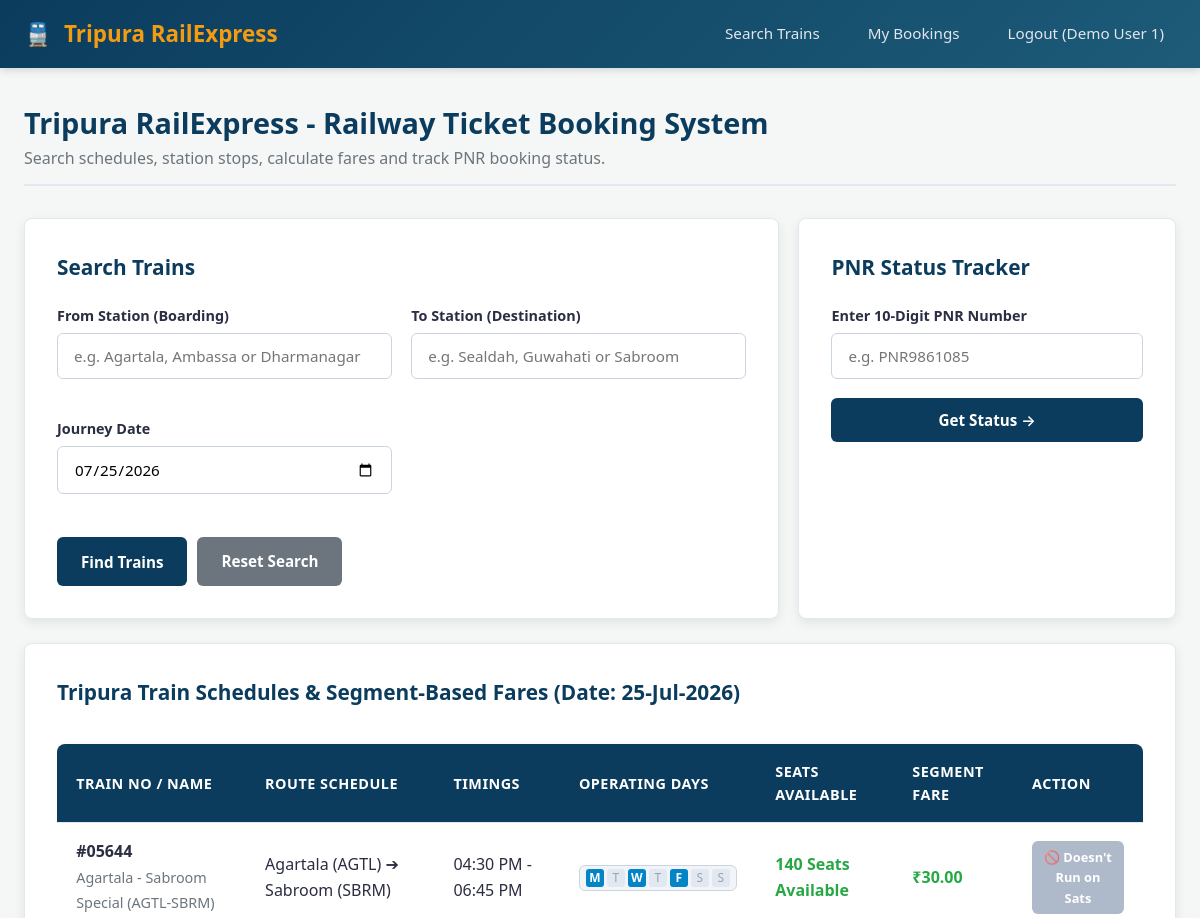
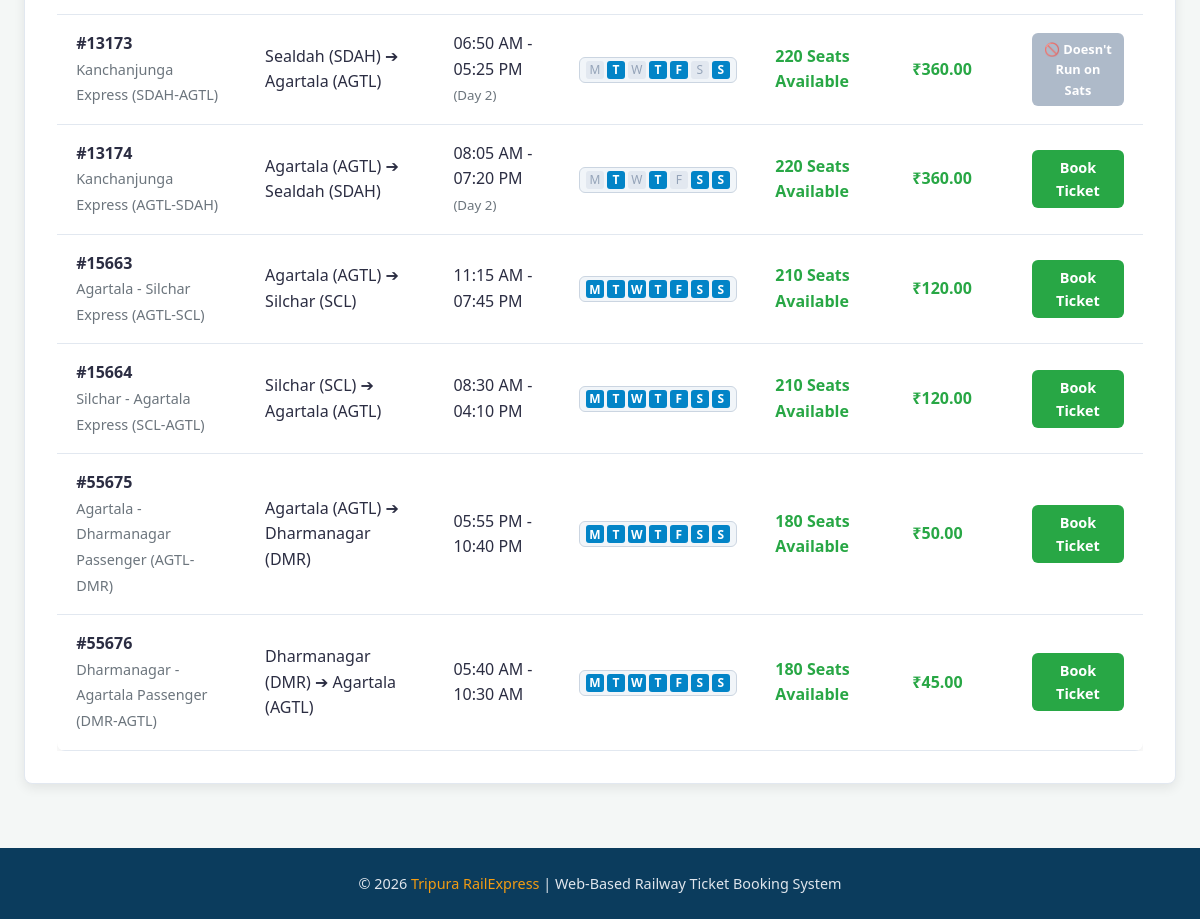
/ (signed in), run on the app's committed database (2 pictures, top to bottom).
### tables this page shows
CREATE TABLE IF NOT EXISTS `trains` (
  `train_id` INT AUTO_INCREMENT PRIMARY KEY,
  `train_number` VARCHAR(10) NOT NULL UNIQUE,
  `train_name` VARCHAR(100) NOT NULL,
  `seats_gn` INT NOT NULL DEFAULT 50,
  `seats_2s` INT NOT NULL DEFAULT 40,
  `seats_sl` INT NOT NULL DEFAULT 60,
  `seats_cc` INT NOT NULL DEFAULT 30,
  `seats_3ac` INT NOT NULL DEFAULT 30,
  `running_days` VARCHAR(100) NOT NULL DEFAULT 'Mon,Tue,Wed,Thu,Fri,Sat,Sun',
  `is_deleted` TINYINT NOT NULL DEFAULT 0
);

### index.php (the view, shortened to what this page needs)
<?php
require_once 'config/db_connect.php';
$source      = isset($_GET['source']) ? trim($_GET['source']) : '';
$destination = isset($_GET['destination']) ? trim($_GET['destination']) : '';
$journey_date= isset($_GET['journey_date']) ? $_GET['journey_date'] : date('Y-m-d');
$pnr_search  = isset($_GET['pnr_search']) ? trim($_GET['pnr_search']) : '';
if (!empty($source) && !empty($destination)) {
    $query = "
        SELECT t.*,
               s1.station_name as board_station,
               s2.station_name as deboard_station,
               s1.departure_time as departure_time,
               s2.arrival_time as arrival_time,
               s2.arrival_day as arrival_day,
               (SELECT station_name FROM train_stops WHERE train_id = t.train_id ORDER BY stop_order ASC LIMIT 1) as source_station,
               (SELECT station_name FROM train_stops WHERE train_id = t.train_id ORDER BY stop_order DESC LIMIT 1) as destination_station,
               (SELECT SUM(segment_fare) FROM train_stops WHERE train_id = t.train_id AND stop_order > s1.stop_order AND stop_order <= s2.stop_order) as calc_fare,
               ((t.seats_gn + t.seats_2s + t.seats_sl + t.seats_cc + t.seats_3ac) -
                COALESCE((SELECT SUM(total_passengers) FROM bookings WHERE train_id = t.train_id AND journey_date = ? AND status != 'Cancelled'), 0)
               ) as available_seats
        FROM trains t
        JOIN train_stops s1 ON t.train_id = s1.train_id
        JOIN train_stops s2 ON t.train_id = s2.train_id
        WHERE s1.station_name LIKE ?
          AND s2.station_name LIKE ?
          AND s2.stop_order > s1.stop_order
          AND t.is_deleted = 0
        ORDER BY s1.departure_time ASC
    ";
    $stmt = mysqli_prepare($conn, $query);
    $src_param = "%" . $source . "%";
    $dst_param = "%" . $destination . "%";
    mysqli_stmt_bind_param($stmt, "sss", $journey_date, $src_param, $dst_param);
} else {
    $query = "
        SELECT t.*,
               (SELECT station_name FROM train_stops WHERE train_id = t.train_id ORDER BY stop_order ASC LIMIT 1) as source_station,
               (SELECT station_name FROM train_stops WHERE train_id = t.train_id ORDER BY stop_order DESC LIMIT 1) as destination_station,
               (SELECT departure_time FROM train_stops WHERE train_id = t.train_id ORDER BY stop_order ASC LIMIT 1) as departure_time,
               (SELECT arrival_time FROM train_stops WHERE train_id = t.train_id ORDER BY stop_order DESC LIMIT 1) as arrival_time,
               (SELECT arrival_day FROM train_stops WHERE train_id = t.train_id ORDER BY stop_order DESC LIMIT 1) as arrival_day,
               (SELECT SUM(segment_fare) FROM train_stops WHERE train_id = t.train_id) as fare,
               ((t.seats_gn + t.seats_2s + t.seats_sl + t.seats_cc + t.seats_3ac) -
                COALESCE((SELECT SUM(total_passengers) FROM bookings WHERE train_id = t.train_id AND journey_date = ? AND status != 'Cancelled'), 0)
               ) as available_seats
        FROM trains t
        WHERE t.is_deleted = 0
        ORDER BY t.train_number ASC
    ";
    $stmt = mysqli_prepare($conn, $query);
    mysqli_stmt_bind_param($stmt, "s", $journey_date);
}
mysqli_stmt_execute($stmt);
$result = mysqli_stmt_get_result($stmt);
include 'includes/header.php';
?>
<div class="page-header">
    <h2>Tripura RailExpress - Railway Ticket Booking System</h2>
    <p>Search schedules, station stops, calculate fares and track PNR booking status.</p>
</div>
<div style="display:grid; grid-template-columns: 2fr 1fr; gap:1.2rem; margin-bottom:1.5rem;" class="responsive-grid">
    <div class="card" style="margin-bottom:0;">
        <h3 class="card-title">Search Trains</h3>
        <form method="GET" action="index.php">
            <div class="form-grid">
                <div class="form-group">
                    <label for="source">From Station (Boarding)</label>
                    <input type="text" name="source" id="source" class="form-control" placeholder="e.g. Agartala, Ambassa or Dharmanagar" value="<?php echo htmlspecialchars($source); ?>">
                </div>
                <div class="form-group">
                    <label for="destination">To Station (Destination)</label>
                    <input type="text" name="destination" id="destination" class="form-control" placeholder="e.g. Sealdah, Guwahati or Sabroom" value="<?php echo htmlspecialchars($destination); ?>">
                </div>
                <div class="form-group">
                    <label for="journey_date">Journey Date</label>
                    <input type="date" name="journey_date" id="journey_date" class="form-control" required min="<?php echo date('Y-m-d'); ?>" value="<?php echo htmlspecialchars($journey_date); ?>" onchange="this.form.submit()">
                </div>
            </div>
            <div style="display:flex; gap:10px; margin-top:0.8rem;">
                <button type="submit" class="btn btn-primary">Find Trains</button>
                <a href="index.php" class="btn btn-secondary">Reset Search</a>
            </div>
        </form>
    </div>
    <div class="card" style="margin-bottom:0; display:flex; flex-direction:column; justify-content:space-between;">
        <div>
            <h3 class="card-title">PNR Status Tracker</h3>
            <form method="GET" action="index.php">
                <div class="form-group">
                    <label for="pnr_search">Enter 10-Digit PNR Number</label>
                    <input type="text" name="pnr_search" id="pnr_search" class="form-control" placeholder="e.g. PNR9861085" value="<?php echo htmlspecialchars($pnr_search); ?>" required>
                </div>
                <button type="submit" class="btn btn-primary btn-block">Get Status →</button>
            </form>
        </div>
    </div>
</div>
<div class="card">
    <h3 class="card-title">Tripura Train Schedules & Segment-Based Fares (Date: <?php echo date('d-M-Y', strtotime($journey_date)); ?>)</h3>
    <?php if (mysqli_num_rows($result) > 0): ?>
        <div class="table-responsive">
            <table class="data-table">
                <thead>
                    <tr>
                        <th>Train No / Name</th>
                        <th>Route Schedule</th>
                        <th>Timings</th>
                        <th>Operating Days</th>
                        <th>Seats Available</th>
                        <th>Segment Fare</th>
                        <th>Action</th>
                    </tr>
                </thead>
                <tbody>
                    <?php
                    $search_day = date('D', strtotime($journey_date));
                    while ($row = mysqli_fetch_assoc($result)):
                        $fare_val = isset($row['calc_fare']) ? $row['calc_fare'] : $row['fare'];
                        $active_days_arr = array_map('trim', explode(',', $row['running_days'] ?? ''));
                        $runs_on_date = in_array($search_day, $active_days_arr);
                    ?>
                        <tr>
                            <td>
                                <strong>#<?php echo htmlspecialchars($row['train_number']); ?></strong><br>
                                <span style="font-size:0.9rem; color:var(--text-muted);"><?php echo htmlspecialchars($row['train_name']); ?></span>
                            </td>
                            <td>
                                <span><?php echo htmlspecialchars($row['source_station'] ?? 'Not Configured'); ?> ➔ <?php echo htmlspecialchars($row['destination_station'] ?? 'Not Configured'); ?></span><br>
                            </td>
                            <td>
                                <span>
                                    <?php echo !empty($row['departure_time']) ? date('h:i A', strtotime($row['departure_time'])) : '-'; ?> -
                                    <?php echo !empty($row['arrival_time']) ? date('h:i A', strtotime($row['arrival_time'])) : '-'; ?>
                                </span>
                                <?php if (isset($row['arrival_day']) && $row['arrival_day'] > 0): ?>
                                    <br><small style="color:var(--text-muted);">(Day <?php echo ($row['arrival_day'] + 1); ?>)</small>
                                <?php endif; ?>
                            </td>
                            <td>
                                <?php echo render_running_days($row['running_days'] ?? ''); ?>
                            </td>
                            <td>
                                <strong style="color:var(--success-color);"><?php echo max(0, intval($row['available_seats'])); ?> Seats Available</strong>
                            </td>
                            <td>
                                <strong style="color:var(--success-color);">₹<?php echo number_format($fare_val, 2); ?></strong>
                            </td>
                            <td>
                                <?php if ($runs_on_date): ?>
                                    <?php
                                    $book_url = "book.php?train_id=" . $row['train_id'] . "&date=" . urlencode($journey_date);
                                    ?>
                                    <a href="<?php echo $book_url; ?>" class="btn btn-success" style="padding:6px 12px; font-size:0.9rem; font-weight:bold;">Book Ticket</a>
                                <?php else: ?>
                                    <span class="btn btn-secondary" style="padding:6px 10px; font-size:0.8rem; opacity:0.75; cursor:not-allowed; background:#94a3b8;" title="Train does not operate on <?php echo date('l', strtotime($journey_date)); ?>s">🚫 Doesn't Run on <?php echo $search_day; ?>s</span>
                                <?php endif; ?>
                            </td>
                        </tr>
                    <?php endwhile; ?>
                </tbody>
            </table>
        </div>
    <?php else: ?>
        <div class="alert alert-info">✕ No trains found matching your search route criteria. Try searching other stations.</div>
    <?php endif; ?>
</div>
<?php include 'includes/footer.php'; ?>

### config/db_connect.php (shortened to what this page needs)
<?php
if (!function_exists('render_running_days')) {
    function render_running_days($running_days_str) {
        $active_days = array_map('trim', explode(',', $running_days_str ?? ''));
        $all_days = [
            'Mon' => 'M',
            'Tue' => 'T',
            'Wed' => 'W',
            'Thu' => 'T',
            'Fri' => 'F',
            'Sat' => 'S',
            'Sun' => 'S'
        ];
        $html = '<div class="running-days-badge" style="display:inline-flex; gap:3px; align-items:center; background:#f1f5f9; padding:3px 6px; border-radius:6px; border:1px solid #cbd5e1; font-family:sans-serif; font-size:0.75rem;">';
        foreach ($all_days as $key => $label) {
            $isActive = in_array($key, $active_days);
            if ($isActive) {
                $html .= '<span style="background:#0284c7; color:#ffffff; font-weight:bold; width:18px; height:18px; display:inline-flex; align-items:center; justify-content:center; border-radius:3px;" title="Runs on ' . $key . '">' . $label . '</span>';
            } else {
                $html .= '<span style="background:#e2e8f0; color:#94a3b8; font-weight:normal; width:18px; height:18px; display:inline-flex; align-items:center; justify-content:center; border-radius:3px;" title="Does NOT run on ' . $key . '">' . $label . '</span>';
            }
        }
        $html .= '</div>';
        return $html;
    }
}
?>

### css/style.css (style rules this page uses)
:root { --primary-color: #0b3c5d; --primary-hover: #082b43; --accent-color: #d9534f; --secondary-color: #328cc1; --bg-light: #f4f7f6; --card-bg: #ffffff; --text-color: #2b2d42; --text-muted: #6c757d; --border-color: #e2e8f0; --success-color: #28a745; --warning-color: #ffc107; --danger-color: #dc3545; --shadow: 0 4px 12px rgba(0, 0, 0, 0.08); --radius: 8px; }
* { box-sizing: border-box; margin: 0; padding: 0; font-family: 'Segoe UI', Roboto, -apple-system, BlinkMacSystemFont, sans-serif; }
body { background-color: var(--bg-light); color: var(--text-color); display: flex; flex-direction: column; min-height: 100vh; line-height: 1.6; }
.page-header { margin-bottom: 2rem; border-bottom: 2px solid var(--border-color); padding-bottom: 0.8rem; }
.page-header h2 { color: var(--primary-color); font-size: 1.8rem; }
.page-header p { color: var(--text-muted); }
.card { background-color: var(--card-bg); border-radius: var(--radius); box-shadow: var(--shadow); padding: 2rem; margin-bottom: 2rem; border: 1px solid var(--border-color); }
.card-title { color: var(--primary-color); font-size: 1.3rem; margin-bottom: 1.2rem; display: flex; align-items: center; gap: 10px; }
.form-grid { display: grid; grid-template-columns: repeat(auto-fit, minmax(220px, 1fr)); gap: 1.2rem; margin-bottom: 1.5rem; }
.form-group { display: flex; flex-direction: column; gap: 6px; margin-bottom: 1.2rem; }
.form-group label { font-weight: 600; font-size: 0.9rem; color: var(--text-color); }
.form-control { width: 100%; padding: 0.75rem 1rem; border: 1px solid #cbd5e1; border-radius: 6px; font-size: 0.95rem; transition: border-color 0.2s ease, box-shadow 0.2s ease; }
.btn { display: inline-block; padding: 0.75rem 1.5rem; font-size: 0.95rem; font-weight: 600; text-align: center; text-decoration: none; border-radius: 6px; border: none; cursor: pointer; transition: all 0.2s ease; }
.btn-primary { background-color: var(--primary-color); color: white; }
.btn-success { background-color: var(--success-color); color: white; }
.btn-secondary { background-color: #6c757d; color: white; }
.btn-block { width: 100%; }
.table-responsive { overflow-x: auto; }
.data-table { width: 100%; border-collapse: collapse; margin-top: 1rem; background: white; border-radius: var(--radius); overflow: hidden; box-shadow: var(--shadow); }
.data-table th, .data-table td { padding: 1rem 1.2rem; text-align: left; border-bottom: 1px solid var(--border-color); }
.data-table th { background-color: var(--primary-color); color: white; font-weight: 600; font-size: 0.9rem; text-transform: uppercase; letter-spacing: 0.5px; }

### data on the page
trains: train_number "05644", train_name "Agartala - Sabroom Special (AGTL-SBRM)", source_station "Agartala (AGTL)", destination_station "Sabroom (SBRM)", departure_time "04:30 PM", arrival_time "06:45 PM", label "M", label "T", label "W", label "F", label "S", max(0, intval($row['available_seats'])) "140", fare_val "30.00"
trains: train_number "13173", train_name "Kanchanjunga Express (SDAH-AGTL)", source_station "Sealdah (SDAH)", destination_station "Agartala (AGTL)", departure_time "06:50 AM", arrival_time "05:25 PM", arrival_day "2", label "M", label "T", label "W", label "F", label "S", max(0, intval($row['available_seats'])) "220", fare_val "360.00"
trains: train_number "13174", train_name "Kanchanjunga Express (AGTL-SDAH)", source_station "Agartala (AGTL)", destination_station "Sealdah (SDAH)", departure_time "08:05 AM", arrival_time "07:20 PM", arrival_day "2", label "M", label "T", label "W", label "F", label "S", max(0, intval($row['available_seats'])) "220", fare_val "360.00"
trains: train_number "15663", train_name "Agartala - Silchar Express (AGTL-SCL)", source_station "Agartala (AGTL)", destination_station "Silchar (SCL)", departure_time "11:15 AM", arrival_time "07:45 PM", label "M", label "T", label "W", label "F", label "S", max(0, intval($row['available_seats'])) "210", fare_val "120.00"
trains: train_number "15664", train_name "Silchar - Agartala Express (SCL-AGTL)", source_station "Silchar (SCL)", destination_station "Agartala (AGTL)", departure_time "08:30 AM", arrival_time "04:10 PM", label "M", label "T", label "W", label "F", label "S", max(0, intval($row['available_seats'])) "210", fare_val "120.00"
trains: train_number "55675", train_name "Agartala - Dharmanagar Passenger (AGTL-DMR)", source_station "Agartala (AGTL)", destination_station "Dharmanagar (DMR)", departure_time "05:55 PM", arrival_time "10:40 PM", label "M", label "T", label "W", label "F", label "S", max(0, intval($row['available_seats'])) "180", fare_val "50.00"
trains: train_number "55676", train_name "Dharmanagar - Agartala Passenger (DMR-AGTL)", source_station "Dharmanagar (DMR)", destination_station "Agartala (AGTL)", departure_time "05:40 AM", arrival_time "10:30 AM", label "M", label "T", label "W", label "F", label "S", max(0, intval($row['available_seats'])) "180", fare_val "45.00"

### other printed values
$_SESSION['full_name'] "Demo User 1"
date('d-M-Y', strtotime($journey_date)) "25-Jul-2026"
